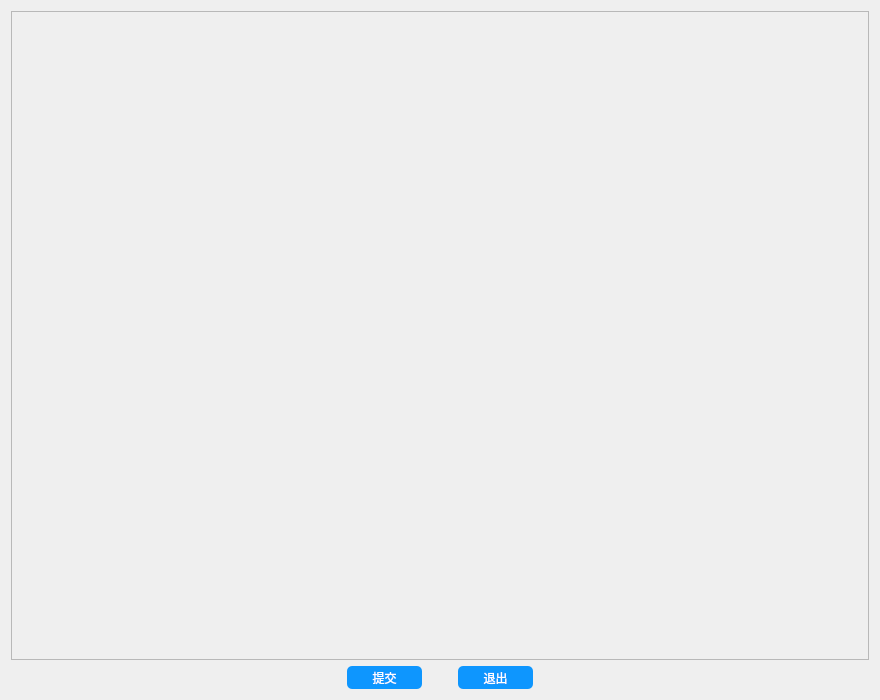
<?xml version="1.0" encoding="UTF-8"?>
<ui version="4.0">
 <class>PatternTest</class>
 <widget class="QWidget" name="PatternTest">
  <property name="geometry">
   <rect>
    <x>0</x>
    <y>0</y>
    <width>880</width>
    <height>700</height>
   </rect>
  </property>
  <property name="windowTitle">
   <string>Form</string>
  </property>
  <property name="styleSheet">
   <string notr="true">font: 11pt &quot;幼圆&quot;;</string>
  </property>
  <layout class="QVBoxLayout" name="verticalLayout">
   <item>
    <widget class="QScrollArea" name="scrollArea">
     <property name="sizePolicy">
      <sizepolicy hsizetype="Expanding" vsizetype="Expanding">
       <horstretch>0</horstretch>
       <verstretch>0</verstretch>
      </sizepolicy>
     </property>
     <property name="widgetResizable">
      <bool>true</bool>
     </property>
     <widget class="QWidget" name="scrollAreaWidgetContents">
      <property name="geometry">
       <rect>
        <x>0</x>
        <y>0</y>
        <width>860</width>
        <height>649</height>
       </rect>
      </property>
     </widget>
    </widget>
   </item>
   <item>
    <layout class="QHBoxLayout" name="horizontalLayout">
     <property name="sizeConstraint">
      <enum>QLayout::SetMinimumSize</enum>
     </property>
     <item>
      <spacer name="horizontalSpacer_2">
       <property name="orientation">
        <enum>Qt::Horizontal</enum>
       </property>
       <property name="sizeHint" stdset="0">
        <size>
         <width>226</width>
         <height>20</height>
        </size>
       </property>
      </spacer>
     </item>
     <item>
      <widget class="QPushButton" name="submitButton">
       <property name="minimumSize">
        <size>
         <width>75</width>
         <height>23</height>
        </size>
       </property>
       <property name="styleSheet">
        <string notr="true">QPushButton
{
    color:white;
    background-color:rgb(14 , 150 , 254);
    border-radius:5px;
}
</string>
       </property>
       <property name="text">
        <string>提交</string>
       </property>
       <property name="flat">
        <bool>true</bool>
       </property>
      </widget>
     </item>
     <item>
      <spacer name="horizontalSpacer">
       <property name="orientation">
        <enum>Qt::Horizontal</enum>
       </property>
       <property name="sizeType">
        <enum>QSizePolicy::Fixed</enum>
       </property>
       <property name="sizeHint" stdset="0">
        <size>
         <width>30</width>
         <height>20</height>
        </size>
       </property>
      </spacer>
     </item>
     <item>
      <widget class="QPushButton" name="exitButton">
       <property name="minimumSize">
        <size>
         <width>75</width>
         <height>23</height>
        </size>
       </property>
       <property name="styleSheet">
        <string notr="true">QPushButton
{
    color:white;
    background-color:rgb(14 , 150 , 254);
    border-radius:5px;
}
</string>
       </property>
       <property name="text">
        <string>退出</string>
       </property>
       <property name="flat">
        <bool>true</bool>
       </property>
      </widget>
     </item>
     <item>
      <spacer name="horizontalSpacer_3">
       <property name="orientation">
        <enum>Qt::Horizontal</enum>
       </property>
       <property name="sizeHint" stdset="0">
        <size>
         <width>226</width>
         <height>20</height>
        </size>
       </property>
      </spacer>
     </item>
    </layout>
   </item>
  </layout>
 </widget>
 <resources/>
 <connections/>
</ui>
